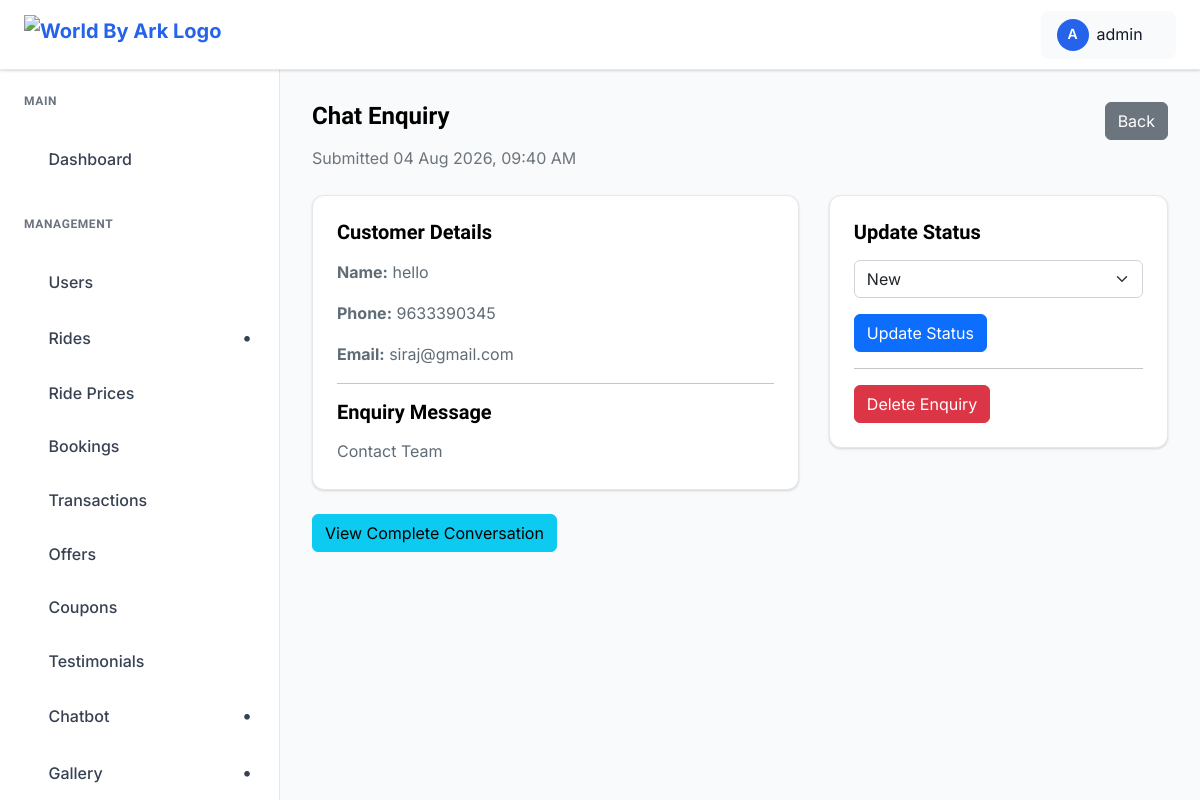
/dashboard/chatbot/enquiries/1/ (signed in), run on the app's committed database.
### flyingfox_app/models.py (models this page shows, shortened)
class ChatEnquiry(models.Model):
    STATUS_CHOICES = [
        ("new", "New"),
        ("contacted", "Contacted"),
        ("closed", "Closed"),
    ]
    session = models.ForeignKey(
        ChatSession,
        on_delete=models.SET_NULL,
        blank=True,
        null=True,
        related_name="enquiries",
    )
    name = models.CharField(
        max_length=150
    )
    phone = models.CharField(
        max_length=20
    )
    email = models.EmailField(
        blank=True
    )
    message = models.TextField()
    status = models.CharField(
        max_length=20,
        choices=STATUS_CHOICES,
        default="new",
    )
    created_at = models.DateTimeField(
        auto_now_add=True
    )
    updated_at = models.DateTimeField(
        auto_now=True
    )
    class Meta:
        ordering = ["-created_at"]

### flyingfox_app/views.py (the view)
    def wrapper(request, *args, **kwargs):
        if not request.user.is_authenticated or not request.user.is_staff:
            return redirect("admin_login")
        return view_func(request, *args, **kwargs)

### flyingfox_app/context_processors.py (called while the page is built)
def footer_popular_rides(request):
    popular_rides = (
        Ride.objects
        .filter(is_active=True)
        .order_by("-created_at")[:6]
    )
    return {
        "footer_popular_rides": popular_rides,
    }

### flyingfox_app/views.py (called while the page is built)
def _admin_required(view_func):
    def wrapper(request, *args, **kwargs):
        if not request.user.is_authenticated or not request.user.is_staff:
            return redirect("admin_login")
        return view_func(request, *args, **kwargs)
    return wrapper

@_admin_required
def chat_enquiry_detail(
    request,
    pk,
):
    enquiry = get_object_or_404(
        ChatEnquiry.objects.select_related(
            "session"
        ),
        pk=pk,
    )
    conversation = []
    if enquiry.session_id:
        conversation = (
            enquiry.session.messages
            .select_related(
                "matched_rule"
            )
            .order_by("created_at")
        )
    return render(
        request,
        "admin_pages/chat_enquiry_detail.html",
        {
            "enquiry": enquiry,
            "conversation": conversation,
             "status_choices": ChatEnquiry.STATUS_CHOICES,
        },
    )

### templates/admin_pages/chat_enquiry_detail.html (shortened to what this page needs)
{% extends "admin_pages/base.html" %}
{% block content %}
<div class="dashboard__form__wraper">
    <div class="d-flex justify-content-between align-items-start mb-4">
        <div>
            <h4>Chat Enquiry</h4>
            <p class="text-muted mb-0">
                Submitted {{ enquiry.created_at|date:"d M Y, h:i A" }}
            </p>
        </div>
        <a
            href="{% url 'chat_enquiry_list' %}"
            class="btn btn-secondary"
        >
            Back
        </a>
    </div>
    <div class="row">
        <div class="col-lg-7">
            <div class="content-card mb-4">
                <h5 class="mb-3">
                    Customer Details
                </h5>
                <p>
                    <strong>Name:</strong>
                    {{ enquiry.name }}
                </p>
                <p>
                    <strong>Phone:</strong>
                    <a href="tel:{{ enquiry.phone }}">
                        {{ enquiry.phone }}
                    </a>
                </p>
                <p>
                    <strong>Email:</strong>
                    {% if enquiry.email %}
                        <a href="mailto:{{ enquiry.email }}">
                            {{ enquiry.email }}
                        </a>
                    {% else %}
                        Not provided
                    {% endif %}
                </p>
                <hr>
                <h5>Enquiry Message</h5>
                <p class="mb-0">
                    {{ enquiry.message|linebreaksbr }}
                </p>
            </div>
            {% if enquiry.session %}
            <a
                href="{% url 'chat_session_detail' enquiry.session.pk %}"
                class="btn btn-info"
            >
                View Complete Conversation
            </a>
            {% endif %}
        </div>
        <div class="col-lg-5">
            <div class="content-card">
                <h5 class="mb-3">
                    Update Status
                </h5>
                <form
                    method="POST"
                    action="{% url 'chat_enquiry_update_status' enquiry.pk %}"
                >
                    <select
                        name="status"
                        class="form-select mb-3"
                        required
                    >
                        {% for value, label in enquiry.STATUS_CHOICES %}
                        <option
                            value="{{ value }}"
                            {% if enquiry.status == value %}
                                selected
                            {% endif %}
                        >
                            {{ label }}
                        </option>
                        {% endfor %}
                    </select>
                    <button
                        type="submit"
                        class="btn btn-primary"
                    >
                        Update Status
                    </button>
                </form>
                <hr>
                <button
                    type="button"
                    class="btn btn-danger"
                    data-bs-toggle="modal"
                    data-bs-target="#deleteEnquiryModal"
                >
                    Delete Enquiry
                </button>
            </div>
        </div>
    </div>
</div>
{% endblock %}

### templates/admin_pages/base.html (shortened to what this page needs)
{% load static %}
{% load static %}
<!DOCTYPE html>
<html class="no-js" lang="en">
<head>
    <link rel="stylesheet" href="https://cdnjs.cloudflare.com/ajax/libs/toastr.js/latest/toastr.min.css">
    <link href="https://cdnjs.cloudflare.com/ajax/libs/font-awesome/5.15.4/css/all.min.css" rel="stylesheet">
    <link rel="stylesheet" href="{% static 'admin-static/assets/css/bootstrap.min.css' %}">
    <link rel="stylesheet" href="{% static 'admin-static/assets/css/icofont.min.css' %}">
    <link rel="stylesheet" href="{% static 'admin-static/assets/css/style.css' %}">
</head>
<body>
    <header class="dashboard-header">
        <div class="header-left">
            <a href="{% url 'admin_dashboard' %}" class="logo">
                <img src="{% static 'assets/images/logo-dark.png' %}" alt="World By Ark Logo">
            </a>
        </div>
        <div class="header-right">
            <div class="user-profile-dropdown">
                <div class="user-profile-toggle">
                    <div class="user-avatar">
                        {{ request.user.username|first|upper }}
                    </div>
                    <span>{{ request.user.username}}</span>
                    <i class="icofont-simple-down"></i>
                </div>
            </div>
        </div>
    </header>
    <aside class="dashboard-sidebar" id="dashboardSidebar">
        <div class="sidebar-content">
            <div class="sidebar-section">
                <h6 class="sidebar-title">Main</h6>
                <ul class="sidebar-menu">
                    <li>
                        <a href="{% url 'admin_dashboard' %}"
                            class="{% if request.resolver_match.url_name == 'admin_dashboard' %}active{% endif %}">
                            <i class="icofont-dashboard"></i>
                            Dashboard
                        </a>
                    </li>
                </ul>
            </div>
             <div class="sidebar-section">
                <h6 class="sidebar-title">Management</h6>
                <ul class="sidebar-menu">
<li>
    <a
        href="{% url 'user_list' %}"
        class="{% if request.resolver_match.url_name == 'user_list' or request.resolver_match.url_name == 'user_delete' %}active{% endif %}"
    >
        <i class="icofont-users-alt-4"></i>
        Users
    </a>
</li>
<li class="has-dropdown {% if request.resolver_match.url_name == 'ride_list' or request.resolver_match.url_name == 'ride_create' or request.resolver_match.url_name == 'ride_update' %}open{% endif %}">
    <a href="#">
        <i class="icofont-ui-flight"></i>
        Rides
    </a>
</li>
<li>
    <a
        href="{% url 'ride_price_list' %}"
        class="{% if request.resolver_match.url_name == 'ride_price_list' or request.resolver_match.url_name == 'ride_price_create' or request.resolver_match.url_name == 'ride_price_update' %}active{% endif %}"
    >
        <i class="icofont-money"></i>
        Ride Prices
    </a>
</li>
<li>
    <a
        href="{% url 'booking_list' %}"
        class=""
    >
        <i class="icofont-ticket"></i>
        Bookings
    </a>
</li>
<li>
    <a
        href="{% url 'transaction_list' %}"
        class="{% if request.resolver_match.url_name == 'transaction_list' or request.resolver_match.url_name == 'transaction_detail' %}active{% endif %}"
    >
        <i class="icofont-credit-card"></i>
        Transactions
    </a>
</li>
<li>
   <a
        href="{% url 'offer_list' %}"
        class=""
    >
        <i class="icofont-gift"></i>
        Offers
    </a>
</li>
<li>
    <a
        href="{% url 'coupon_list' %}"
        class="{% if request.resolver_match.url_name == 'coupon_list' or request.resolver_match.url_name == 'coupon_create' or request.resolver_match.url_name == 'coupon_update' %}active{% endif %}"
    >
        <i class="icofont-sale-discount"></i>
        Coupons
    </a>
</li>
<li>
    <a
        href="{% url 'review_list' %}"
        class="{% if request.resolver_match.url_name == 'review_list' or request.resolver_match.url_name == 'testimonial_create' or request.resolver_match.url_name == 'testimonial_update' %}active{% endif %}"
    >
        <i class="icofont-sale-discount"></i>
        Testimonials
    </a>
</li>
<li class="has-dropdown {% if request.resolver_match.url_name == 'chatbot_rule_list' or request.resolver_match.url_name == 'chat_session_list' or request.resolver_match.url_name == 'chat_enquiry_list' %}open{% endif %}">
    <a href="#">
        <i class="icofont-live-support"></i>
        Chatbot
    </a>
</li>
                    <li
                        class="has-dropdown {% if request.resolver_match.url_name == 'list_image' or request.resolver_match.url_name == 'category_list' %}open{% endif %}">
                        <a href="#">
                            <i class="icofont-picture"></i>
                            Gallery
                        </a>
                    </li>
                </ul>
            </div>
        </div>
    </aside>
    <main class="dashboard-main">
        <div class="dashboard-content">
            {% block content %}{% endblock %}
        </div>
    </main>
</body>
</html>

### templates/admin_pages/base.html (style rules this page uses)
:root { --primary-blue: #2563eb; --dark-blue: #1e40af; --light-blue: #dbeafe; --sidebar-width: 280px; --header-height: 70px; --white: #ffffff; --gray-50: #f9fafb; --gray-100: #f3f4f6; --gray-200: #e5e7eb; --gray-300: #d1d5db; --gray-500: #6b7280; --gray-700: #374151; --gray-800: #1f2937; --gray-900: #111827; --shadow: 0 1px 3px 0 rgba(0, 0, 0, 0.1), 0 1px 2px 0 rgba(0, 0, 0, 0.06); --shadow-lg: 0 10px 15px -3px rgba(0, 0, 0, 0.1), 0 4px 6px -2px rgba(0, 0, 0, 0.05); }
* { margin: 0; padding: 0; box-sizing: border-box; }
body { font-family: 'Inter', 'Segoe UI', Tahoma, Geneva, Verdana, sans-serif; background-color: var(--gray-50); color: var(--gray-900); line-height: 1.6; }
.dashboard-header { position: fixed; top: 0; left: 0; right: 0; height: var(--header-height); background: var(--white); border-bottom: 1px solid var(--gray-200); box-shadow: var(--shadow); z-index: 1000; display: flex; align-items: center; padding: 0 24px; }
.header-left { display: flex; align-items: center; gap: 16px; }
.logo { display: flex; align-items: center; gap: 8px; color: var(--primary-blue); font-weight: 700; font-size: 20px; text-decoration: none; }
.logo img { height: 40px; width: auto; object-fit: contain; }
.header-right { margin-left: auto; display: flex; align-items: center; gap: 16px; }
.user-avatar { width: 32px; height: 32px; border-radius: 50%; background: var(--primary-blue); display: flex; align-items: center; justify-content: center; color: var(--white); font-weight: 600; font-size: 14px; }
.dashboard-sidebar { position: fixed; top: var(--header-height); left: 0; width: var(--sidebar-width); height: calc(100vh - var(--header-height)); background: var(--white); border-right: 1px solid var(--gray-200); overflow-y: auto; z-index: 999; transition: transform 0.3s ease; }
.sidebar-content { padding: 24px 0; }
.sidebar-section { margin-bottom: 32px; }
.sidebar-title { padding: 0 24px 12px; font-size: 12px; font-weight: 600; text-transform: uppercase; color: var(--gray-500); letter-spacing: 0.05em; }
.sidebar-menu { list-style: none; }
.sidebar-menu li { margin-bottom: 4px; display: block; width: 100%; }
.sidebar-menu a { display: flex; align-items: center; gap: 12px; padding: 12px 24px; color: var(--gray-700); text-decoration: none; font-weight: 500; transition: all 0.2s; position: relative; }
.has-dropdown>a::after { content: '•'; font-family: inherit; font-weight: bold; font-size: 18px; margin-left: auto; transition: transform 0.3s ease; display: inline-block; width: 16px; text-align: center; }
.dashboard-main { margin-left: var(--sidebar-width); margin-top: var(--header-height); min-height: calc(100vh - var(--header-height)); overflow-y: auto; }
.dashboard-content { padding: 32px; }
.content-card { background: var(--white); border-radius: 12px; padding: 24px; box-shadow: var(--shadow); border: 1px solid var(--gray-200); }
.user-profile-dropdown { position: relative; margin-left: 10px; }
.user-profile-toggle { display: flex; align-items: center; gap: 8px; padding: 8px 16px; border-radius: 8px; background: var(--gray-50); cursor: pointer; transition: all 0.2s; }
.user-profile-toggle i { font-size: 12px; transition: transform 0.3s ease; }
body { -webkit-user-select: none; -moz-user-select: none; -ms-user-select: none; user-select: none; }

### data on the page
ChatEnquiry: created_at "04 Aug 2026, 09:40 AM", name "hello", phone "9633390345", email "siraj@gmail.com", message "Contact Team", status "New"

### other printed values
{{ request.user.username|first|upper }} "A"
{{ request.user.username }} "admin"
